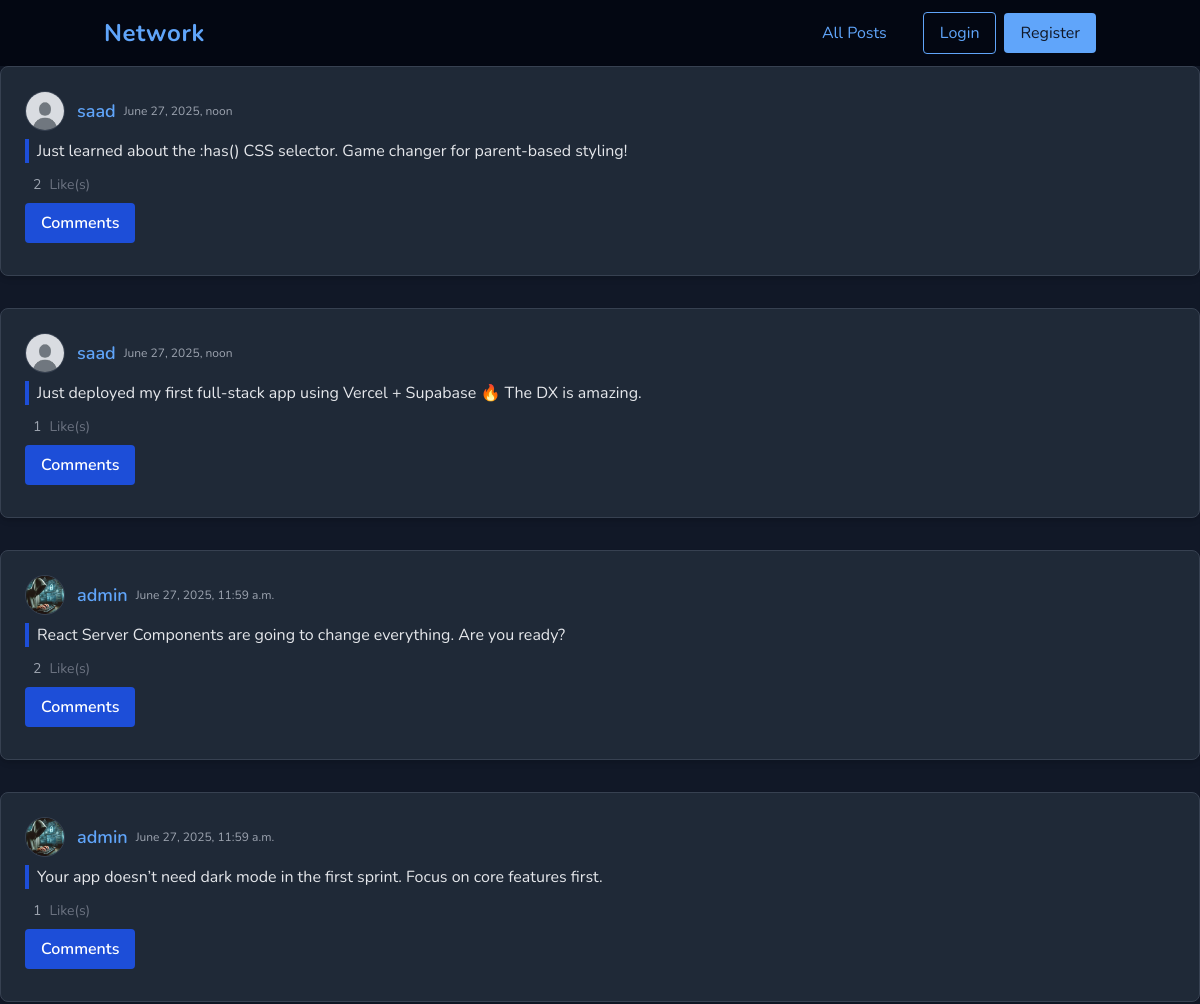
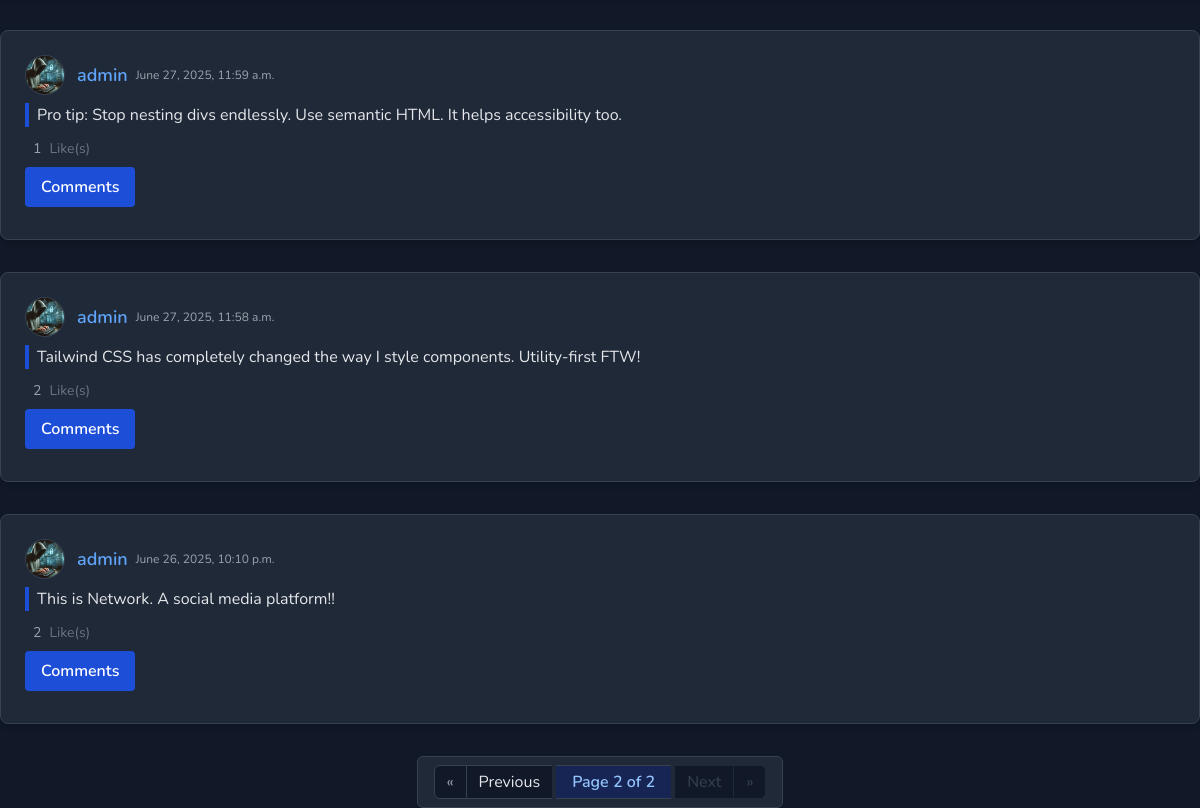
Screenshot of /?page=2 with the database file from the repository (2 pictures, top to bottom).
### network/models.py (models this page shows, shortened)
class Post(models.Model):
    creator = models.ForeignKey(User, on_delete=models.CASCADE, related_name="posts")
    postContent = models.CharField(max_length=1000, blank=False)
    created_at = models.DateTimeField(auto_now_add=True)
    liked_by = models.ManyToManyField(User, related_name="liked_posts", blank=True)

class User(AbstractUser):
    followers = models.ManyToManyField('self', related_name='following', symmetrical=False, blank=True)
    profile_picture = models.ImageField(blank=True, upload_to=user_directory_path)
    bio = models.CharField(blank=True, max_length=300)

### network/views.py (the view)
# urls.py: path("", views.index, name="index"),
def index(request):
    page_obj = get_page_obj(request, Post.objects.all().order_by('-created_at'))
    return render(request, "network/index.html", {"form": PostForm(), "page_obj":page_obj})

### network/util.py (called while the page is built)
def get_page_obj(request, posts):
    posts_list = posts
    paginator = Paginator(posts_list, 10)
    page_number = request.GET.get('page')
    page_obj = paginator.get_page(page_number)
    return page_obj

### network/templates/network/index.html (shortened to what this page needs)
{% extends "network/layout.html" %}
{% block body %}
{% include 'network/posts.html' %}
{% endblock %}

### network/templates/network/posts.html (shortened to what this page needs)
{% load static %}
{% for post in page_obj %}
<div class="post bg-gray-800 rounded-lg shadow-md p-6 mb-8 border border-gray-700">
    <div class="flex items-center mb-2">
        {% if post.creator.profile_picture %}
        <img class="profile-pic-sm w-10 h-10 rounded-full object-cover mr-3 border border-gray-700" src="{{post.creator.profile_picture.url}}" alt="{{post.creator.username}}">
        {% else %}
        <img class="profile-pic-sm w-10 h-10 rounded-full object-cover mr-3 border border-gray-700" src="{% static 'network/defaultUserProfilePic.jpg' %}" alt="{{post.creator.username}}">
        {% endif %}
        <h5 class="text-lg font-semibold">
            <a class="user-link text-blue-400 hover:underline" href="{% url 'userProfile' post.creator.username %}">{{post.creator}}</a>
        </h5>
        <span class="ml-2 text-gray-400 text-xs">{{post.created_at}}</span>
    </div>
    <div class="post-content-{{post.id}} text-gray-200 mb-3 pl-2 border-l-4 border-blue-700">
        {{post.postContent}}
    </div>
    <div class="flex items-center space-x-2 mb-2">
        <div class="like-count-{{post.id}} text-sm text-gray-400 ml-2">{{post.liked_by.count}}</div>
        <span class="text-sm text-gray-500">Like(s)</span>
    </div>
    <button type="button"
        class="toggle-comment-section-btn bg-blue-700 hover:bg-blue-600 text-white font-semibold py-2 px-4 rounded transition mb-2"
        data-postid="{{post.id}}">
        Comments
    </button>
</div>
{% empty %}
<div class="text-center text-gray-500 mt-8">No Posts.</div>
{% endfor %}
<div class="flex justify-center mt-8">
    <nav class="inline-flex rounded-md shadow-sm bg-gray-800 px-4 py-2 border border-gray-700" aria-label="Pagination">
        {% if page_obj.has_previous %}
            <a href="?page=1"
               class="relative inline-flex items-center px-3 py-1 rounded-l-md border border-gray-700 bg-gray-900 text-gray-400 hover:bg-gray-700 transition"
               title="First Page">&laquo;</a>
            <a href="?page={{ page_obj.previous_page_number }}"
               class="relative inline-flex items-center px-3 py-1 border-t border-b border-gray-700 bg-gray-900 text-gray-200 hover:bg-gray-700 transition"
               title="Previous Page">Previous</a>
        {% endif %}
        <span class="relative inline-flex items-center px-4 py-1 border-t border-b border-gray-700 bg-blue-950 text-blue-300 font-semibold mx-1">
            Page {{ page_obj.number }} of {{ page_obj.paginator.num_pages }}
        </span>
        {% if page_obj.has_next %}
            <a href="?page={{ page_obj.next_page_number }}"
               class="relative inline-flex items-center px-3 py-1 border-t border-b border-gray-700 bg-gray-900 text-gray-200 hover:bg-gray-700 transition"
               title="Next Page">Next</a>
            <a href="?page={{ page_obj.paginator.num_pages }}"
               class="relative inline-flex items-center px-3 py-1 rounded-r-md border border-gray-700 bg-gray-900 text-gray-400 hover:bg-gray-700 transition"
               title="Last Page">&raquo;</a>
        {% else %}
            <span class="relative inline-flex items-center px-3 py-1 border-t border-b border-gray-800 bg-gray-900 text-gray-700 cursor-not-allowed">Next</span>
            <span class="relative inline-flex items-center px-3 py-1 rounded-r-md border border-gray-800 bg-gray-900 text-gray-700 cursor-not-allowed">&raquo;</span>
        {% endif %}
    </nav>
</div>

### network/static/network/styles.css (style rules this page uses)
* { margin: 0; padding: 0; box-sizing: border-box; font-family: "Nunito", sans-serif; }
.user-link { text-decoration: none; color: black; }
.profile-pic-sm { width: 20px; height: 20px; }

### rows the page displays
Post: creator "saad", created_at "June 27, 2025, noon", postContent "Just learned about the :has() CSS selector. Game changer for parent-based styling!", liked_by.count "2"
Post: creator "saad", created_at "June 27, 2025, noon", postContent "Just deployed my first full-stack app using Vercel + Supabase 🔥 The DX is amazing.", liked_by.count "1"
Post: creator.profile_picture (picture), creator "admin", created_at "June 27, 2025, 11:59 a.m.", postContent "React Server Components are going to change everything. Are you ready?", liked_by.count "2"
Post: creator.profile_picture (picture), creator "admin", created_at "June 27, 2025, 11:59 a.m.", postContent "Your app doesn’t need dark mode in the first sprint. Focus on core features first.", liked_by.count "1"
Post: creator.profile_picture (picture), creator "admin", created_at "June 27, 2025, 11:59 a.m.", postContent "Pro tip: Stop nesting divs endlessly. Use semantic HTML. It helps accessibility too.", liked_by.count "1"
Post: creator.profile_picture (picture), creator "admin", created_at "June 27, 2025, 11:58 a.m.", postContent "Tailwind CSS has completely changed the way I style components. Utility-first FTW!", liked_by.count "2"
Post: creator.profile_picture (picture), creator "admin", created_at "June 26, 2025, 10:10 p.m.", postContent "This is Network. A social media platform!!", liked_by.count "2"

### other values shown
{{ page_obj.number }} "2"
{{ page_obj.paginator.num_pages }} "2"
